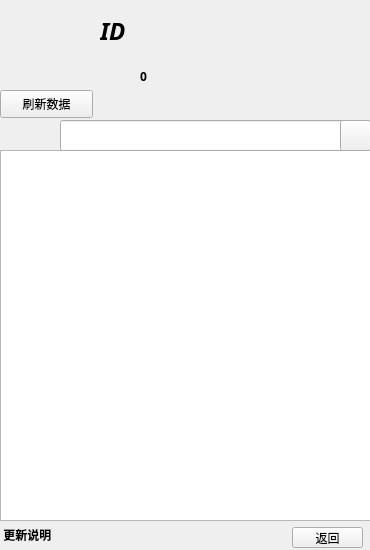
<?xml version="1.0" encoding="UTF-8"?>
<ui version="4.0">
 <class>MainMenu</class>
 <widget class="QWidget" name="MainMenu">
  <property name="geometry">
   <rect>
    <x>0</x>
    <y>0</y>
    <width>370</width>
    <height>550</height>
   </rect>
  </property>
  <property name="windowTitle">
   <string>通讯录</string>
  </property>
  <widget class="MouseEvent" name="avatar">
   <property name="geometry">
    <rect>
     <x>10</x>
     <y>10</y>
     <width>80</width>
     <height>80</height>
    </rect>
   </property>
   <property name="tabletTracking">
    <bool>false</bool>
   </property>
   <property name="focusPolicy">
    <enum>Qt::NoFocus</enum>
   </property>
   <property name="contextMenuPolicy">
    <enum>Qt::NoContextMenu</enum>
   </property>
   <property name="acceptDrops">
    <bool>false</bool>
   </property>
   <property name="toolTip">
    <string>个人主页</string>
   </property>
   <property name="accessibleName">
    <string>个人信息</string>
   </property>
   <property name="autoFillBackground">
    <bool>false</bool>
   </property>
   <property name="frameShape">
    <enum>QFrame::NoFrame</enum>
   </property>
   <property name="text">
    <string/>
   </property>
   <property name="textFormat">
    <enum>Qt::AutoText</enum>
   </property>
   <property name="pixmap">
    <pixmap resource="Img.qrc">:/Img/Arous.png</pixmap>
   </property>
   <property name="scaledContents">
    <bool>true</bool>
   </property>
   <property name="wordWrap">
    <bool>false</bool>
   </property>
   <property name="textInteractionFlags">
    <set>Qt::NoTextInteraction</set>
   </property>
   <property name="buddy">
    <cstring></cstring>
   </property>
  </widget>
  <widget class="QLabel" name="id">
   <property name="geometry">
    <rect>
     <x>100</x>
     <y>10</y>
     <width>291</width>
     <height>41</height>
    </rect>
   </property>
   <property name="font">
    <font>
     <family>Lucida Sans</family>
     <pointsize>18</pointsize>
     <weight>75</weight>
     <italic>true</italic>
     <bold>true</bold>
    </font>
   </property>
   <property name="toolTip">
    <string>名称</string>
   </property>
   <property name="text">
    <string>ID</string>
   </property>
  </widget>
  <widget class="QLabel" name="label_bonds">
   <property name="geometry">
    <rect>
     <x>100</x>
     <y>60</y>
     <width>31</width>
     <height>31</height>
    </rect>
   </property>
   <property name="font">
    <font>
     <weight>75</weight>
     <bold>true</bold>
    </font>
   </property>
   <property name="toolTip">
    <string>点券</string>
   </property>
   <property name="text">
    <string/>
   </property>
   <property name="pixmap">
    <pixmap resource="Img.qrc">:/Img/Bonds.png</pixmap>
   </property>
   <property name="scaledContents">
    <bool>true</bool>
   </property>
  </widget>
  <widget class="QLabel" name="bonds">
   <property name="geometry">
    <rect>
     <x>140</x>
     <y>66</y>
     <width>71</width>
     <height>20</height>
    </rect>
   </property>
   <property name="font">
    <font>
     <family>Arial Black</family>
     <weight>75</weight>
     <bold>true</bold>
    </font>
   </property>
   <property name="toolTip">
    <string>点券</string>
   </property>
   <property name="text">
    <string>0</string>
   </property>
  </widget>
  <widget class="QLabel" name="member">
   <property name="geometry">
    <rect>
     <x>210</x>
     <y>60</y>
     <width>151</width>
     <height>51</height>
    </rect>
   </property>
   <property name="font">
    <font>
     <family>Bahnschrift SemiLight</family>
     <pointsize>12</pointsize>
     <weight>75</weight>
     <bold>true</bold>
    </font>
   </property>
   <property name="toolTip">
    <string>会员等级</string>
   </property>
   <property name="text">
    <string/>
   </property>
   <property name="pixmap">
    <pixmap resource="Img.qrc">:/Img/VIP1.png</pixmap>
   </property>
   <property name="scaledContents">
    <bool>true</bool>
   </property>
  </widget>
  <widget class="QPushButton" name="btn_updata">
   <property name="geometry">
    <rect>
     <x>0</x>
     <y>90</y>
     <width>93</width>
     <height>28</height>
    </rect>
   </property>
   <property name="toolTip">
    <string>点击刷新数据</string>
   </property>
   <property name="text">
    <string>刷新数据</string>
   </property>
  </widget>
  <widget class="MouseEvent" name="label_updatasign">
   <property name="geometry">
    <rect>
     <x>0</x>
     <y>524</y>
     <width>91</width>
     <height>21</height>
    </rect>
   </property>
   <property name="font">
    <font>
     <weight>75</weight>
     <bold>true</bold>
    </font>
   </property>
   <property name="toolTip">
    <string>点击查看更新说明</string>
   </property>
   <property name="accessibleName">
    <string>更新日记</string>
   </property>
   <property name="text">
    <string> 更新说明 </string>
   </property>
  </widget>
  <widget class="QListWidget" name="listWidget_friends">
   <property name="geometry">
    <rect>
     <x>0</x>
     <y>150</y>
     <width>371</width>
     <height>371</height>
    </rect>
   </property>
   <property name="font">
    <font>
     <pointsize>9</pointsize>
     <weight>75</weight>
     <bold>true</bold>
    </font>
   </property>
   <property name="iconSize">
    <size>
     <width>45</width>
     <height>45</height>
    </size>
   </property>
   <property name="currentRow">
    <number>-1</number>
   </property>
  </widget>
  <widget class="MouseEvent" name="label_addfriends">
   <property name="geometry">
    <rect>
     <x>0</x>
     <y>120</y>
     <width>31</width>
     <height>31</height>
    </rect>
   </property>
   <property name="toolTip">
    <string>添加好友</string>
   </property>
   <property name="accessibleName">
    <string>添加好友</string>
   </property>
   <property name="text">
    <string/>
   </property>
   <property name="pixmap">
    <pixmap resource="Img.qrc">:/Img/AddFriends.png</pixmap>
   </property>
   <property name="scaledContents">
    <bool>true</bool>
   </property>
  </widget>
  <widget class="QLineEdit" name="lineEdit_searchline">
   <property name="geometry">
    <rect>
     <x>60</x>
     <y>120</y>
     <width>311</width>
     <height>31</height>
    </rect>
   </property>
   <property name="font">
    <font>
     <family>Candara</family>
     <pointsize>12</pointsize>
     <weight>75</weight>
     <italic>false</italic>
     <bold>true</bold>
    </font>
   </property>
   <property name="maxLength">
    <number>10</number>
   </property>
  </widget>
  <widget class="MouseEvent" name="label_search">
   <property name="geometry">
    <rect>
     <x>30</x>
     <y>120</y>
     <width>31</width>
     <height>31</height>
    </rect>
   </property>
   <property name="toolTip">
    <string>搜索好友</string>
   </property>
   <property name="accessibleName">
    <string>搜索联系人</string>
   </property>
   <property name="text">
    <string/>
   </property>
   <property name="pixmap">
    <pixmap resource="Img.qrc">:/Img/Search.png</pixmap>
   </property>
   <property name="scaledContents">
    <bool>true</bool>
   </property>
  </widget>
  <widget class="QPushButton" name="btn_delete">
   <property name="geometry">
    <rect>
     <x>340</x>
     <y>120</y>
     <width>31</width>
     <height>31</height>
    </rect>
   </property>
   <property name="toolTip">
    <string>清空搜索</string>
   </property>
   <property name="text">
    <string/>
   </property>
   <property name="icon">
    <iconset>
     <normalon>:/Img/Delete.png</normalon>
    </iconset>
   </property>
   <property name="iconSize">
    <size>
     <width>31</width>
     <height>31</height>
    </size>
   </property>
  </widget>
  <widget class="MouseEvent" name="label_shop">
   <property name="geometry">
    <rect>
     <x>90</x>
     <y>90</y>
     <width>31</width>
     <height>31</height>
    </rect>
   </property>
   <property name="toolTip">
    <string>商城</string>
   </property>
   <property name="accessibleName">
    <string>商城</string>
   </property>
   <property name="text">
    <string/>
   </property>
   <property name="pixmap">
    <pixmap resource="Img.qrc">:/Img/Shop.png</pixmap>
   </property>
   <property name="scaledContents">
    <bool>true</bool>
   </property>
  </widget>
  <widget class="MouseEvent" name="label_membercenter">
   <property name="geometry">
    <rect>
     <x>120</x>
     <y>90</y>
     <width>31</width>
     <height>31</height>
    </rect>
   </property>
   <property name="toolTip">
    <string>会员中心</string>
   </property>
   <property name="accessibleName">
    <string>会员中心</string>
   </property>
   <property name="text">
    <string/>
   </property>
   <property name="pixmap">
    <pixmap resource="Img.qrc">:/Img/Member.png</pixmap>
   </property>
   <property name="scaledContents">
    <bool>true</bool>
   </property>
  </widget>
  <widget class="MouseEvent" name="label_knapsack">
   <property name="geometry">
    <rect>
     <x>150</x>
     <y>90</y>
     <width>31</width>
     <height>31</height>
    </rect>
   </property>
   <property name="toolTip">
    <string>背包</string>
   </property>
   <property name="whatsThis">
    <string/>
   </property>
   <property name="accessibleName">
    <string>背包</string>
   </property>
   <property name="text">
    <string/>
   </property>
   <property name="pixmap">
    <pixmap resource="Img.qrc">:/Img/Knapsack.png</pixmap>
   </property>
   <property name="scaledContents">
    <bool>true</bool>
   </property>
  </widget>
  <widget class="QPushButton" name="btn_retrun">
   <property name="geometry">
    <rect>
     <x>292</x>
     <y>527</y>
     <width>71</width>
     <height>21</height>
    </rect>
   </property>
   <property name="toolTip">
    <string>点击刷新数据</string>
   </property>
   <property name="text">
    <string>返回</string>
   </property>
  </widget>
  <zorder>avatar</zorder>
  <zorder>id</zorder>
  <zorder>bonds</zorder>
  <zorder>member</zorder>
  <zorder>btn_updata</zorder>
  <zorder>label_updatasign</zorder>
  <zorder>label_bonds</zorder>
  <zorder>listWidget_friends</zorder>
  <zorder>label_addfriends</zorder>
  <zorder>lineEdit_searchline</zorder>
  <zorder>label_search</zorder>
  <zorder>btn_delete</zorder>
  <zorder>label_shop</zorder>
  <zorder>label_membercenter</zorder>
  <zorder>label_knapsack</zorder>
  <zorder>btn_retrun</zorder>
 </widget>
 <customwidgets>
  <customwidget>
   <class>MouseEvent</class>
   <extends>QLabel</extends>
   <header>mouseevent.h</header>
  </customwidget>
 </customwidgets>
 <resources>
  <include location="Img.qrc"/>
 </resources>
 <connections/>
</ui>
